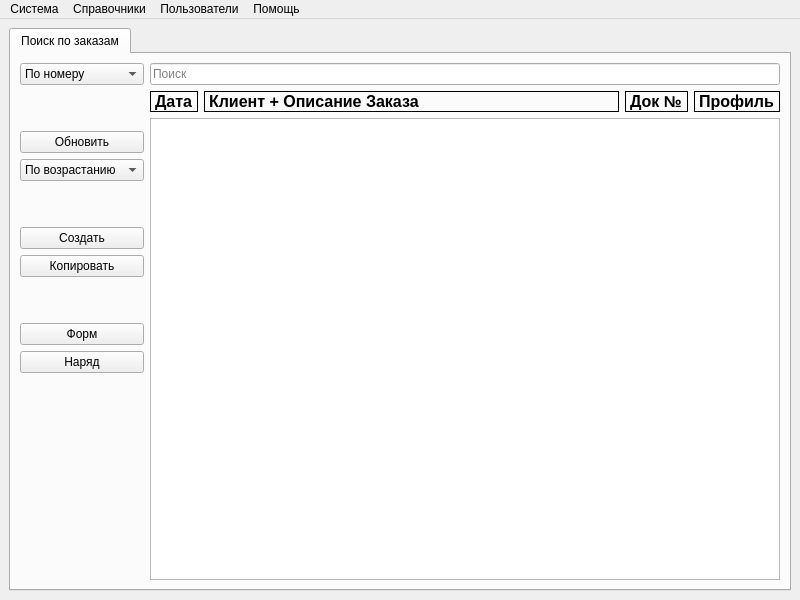
<?xml version="1.0" encoding="UTF-8"?>
<ui version="4.0">
 <class>MainWindow</class>
 <widget class="QMainWindow" name="MainWindow">
  <property name="geometry">
   <rect>
    <x>0</x>
    <y>0</y>
    <width>800</width>
    <height>600</height>
   </rect>
  </property>
  <property name="windowTitle">
   <string>Coupe</string>
  </property>
  <widget class="QWidget" name="centralwidget">
   <layout class="QHBoxLayout" name="horizontalLayout">
    <item>
     <widget class="QTabWidget" name="tabWidget">
      <property name="currentIndex">
       <number>0</number>
      </property>
      <widget class="QWidget" name="tab">
       <attribute name="title">
        <string>Поиск по заказам</string>
       </attribute>
       <layout class="QGridLayout" name="gridLayout_2">
        <item row="1" column="1">
         <layout class="QHBoxLayout" name="horizontalLayout_2">
          <item>
           <widget class="QLabel" name="label">
            <property name="sizePolicy">
             <sizepolicy hsizetype="Preferred" vsizetype="Fixed">
              <horstretch>0</horstretch>
              <verstretch>0</verstretch>
             </sizepolicy>
            </property>
            <property name="font">
             <font>
              <pointsize>12</pointsize>
              <bold>true</bold>
             </font>
            </property>
            <property name="frameShape">
             <enum>QFrame::Panel</enum>
            </property>
            <property name="midLineWidth">
             <number>0</number>
            </property>
            <property name="text">
             <string>Дата</string>
            </property>
            <property name="alignment">
             <set>Qt::AlignLeading|Qt::AlignLeft|Qt::AlignVCenter</set>
            </property>
           </widget>
          </item>
          <item>
           <widget class="QLabel" name="label_2">
            <property name="sizePolicy">
             <sizepolicy hsizetype="Expanding" vsizetype="Fixed">
              <horstretch>0</horstretch>
              <verstretch>0</verstretch>
             </sizepolicy>
            </property>
            <property name="font">
             <font>
              <pointsize>12</pointsize>
              <bold>true</bold>
             </font>
            </property>
            <property name="frameShape">
             <enum>QFrame::Panel</enum>
            </property>
            <property name="midLineWidth">
             <number>0</number>
            </property>
            <property name="text">
             <string>Клиент + Описание Заказа</string>
            </property>
            <property name="alignment">
             <set>Qt::AlignLeading|Qt::AlignLeft|Qt::AlignVCenter</set>
            </property>
           </widget>
          </item>
          <item>
           <widget class="QLabel" name="label_3">
            <property name="sizePolicy">
             <sizepolicy hsizetype="Preferred" vsizetype="Fixed">
              <horstretch>0</horstretch>
              <verstretch>0</verstretch>
             </sizepolicy>
            </property>
            <property name="font">
             <font>
              <pointsize>12</pointsize>
              <bold>true</bold>
             </font>
            </property>
            <property name="frameShape">
             <enum>QFrame::Panel</enum>
            </property>
            <property name="midLineWidth">
             <number>0</number>
            </property>
            <property name="text">
             <string>Док №</string>
            </property>
            <property name="alignment">
             <set>Qt::AlignLeading|Qt::AlignLeft|Qt::AlignVCenter</set>
            </property>
           </widget>
          </item>
          <item>
           <widget class="QLabel" name="label_4">
            <property name="sizePolicy">
             <sizepolicy hsizetype="Preferred" vsizetype="Fixed">
              <horstretch>0</horstretch>
              <verstretch>0</verstretch>
             </sizepolicy>
            </property>
            <property name="font">
             <font>
              <pointsize>12</pointsize>
              <bold>true</bold>
             </font>
            </property>
            <property name="frameShape">
             <enum>QFrame::Panel</enum>
            </property>
            <property name="midLineWidth">
             <number>0</number>
            </property>
            <property name="text">
             <string>Профиль</string>
            </property>
            <property name="alignment">
             <set>Qt::AlignLeading|Qt::AlignLeft|Qt::AlignVCenter</set>
            </property>
           </widget>
          </item>
         </layout>
        </item>
        <item row="1" column="0" rowspan="2">
         <layout class="QVBoxLayout" name="verticalLayout">
          <item>
           <spacer name="verticalSpacer">
            <property name="orientation">
             <enum>Qt::Vertical</enum>
            </property>
            <property name="sizeType">
             <enum>QSizePolicy::Preferred</enum>
            </property>
            <property name="sizeHint" stdset="0">
             <size>
              <width>20</width>
              <height>40</height>
             </size>
            </property>
           </spacer>
          </item>
          <item>
           <widget class="QPushButton" name="btn_update">
            <property name="text">
             <string>Обновить</string>
            </property>
           </widget>
          </item>
          <item>
           <widget class="QComboBox" name="comboBox_2">
            <item>
             <property name="text">
              <string>По возрастанию</string>
             </property>
            </item>
            <item>
             <property name="text">
              <string>По убывавнию</string>
             </property>
            </item>
           </widget>
          </item>
          <item>
           <spacer name="verticalSpacer_4">
            <property name="orientation">
             <enum>Qt::Vertical</enum>
            </property>
            <property name="sizeType">
             <enum>QSizePolicy::Preferred</enum>
            </property>
            <property name="sizeHint" stdset="0">
             <size>
              <width>20</width>
              <height>40</height>
             </size>
            </property>
           </spacer>
          </item>
          <item>
           <widget class="QPushButton" name="btn_create">
            <property name="text">
             <string>Создать</string>
            </property>
           </widget>
          </item>
          <item>
           <widget class="QPushButton" name="pushButton_5">
            <property name="text">
             <string>Копировать</string>
            </property>
           </widget>
          </item>
          <item>
           <spacer name="verticalSpacer_2">
            <property name="orientation">
             <enum>Qt::Vertical</enum>
            </property>
            <property name="sizeType">
             <enum>QSizePolicy::Preferred</enum>
            </property>
            <property name="sizeHint" stdset="0">
             <size>
              <width>20</width>
              <height>40</height>
             </size>
            </property>
           </spacer>
          </item>
          <item>
           <widget class="QPushButton" name="btn_form">
            <property name="text">
             <string>Форм</string>
            </property>
           </widget>
          </item>
          <item>
           <widget class="QPushButton" name="pushButton_2">
            <property name="text">
             <string>Наряд</string>
            </property>
           </widget>
          </item>
          <item>
           <spacer name="verticalSpacer_3">
            <property name="orientation">
             <enum>Qt::Vertical</enum>
            </property>
            <property name="sizeHint" stdset="0">
             <size>
              <width>20</width>
              <height>40</height>
             </size>
            </property>
           </spacer>
          </item>
         </layout>
        </item>
        <item row="0" column="1">
         <widget class="QLineEdit" name="lineEdit">
          <property name="inputMask">
           <string/>
          </property>
          <property name="placeholderText">
           <string>Поиск</string>
          </property>
         </widget>
        </item>
        <item row="2" column="1">
         <widget class="QListWidget" name="listWidget">
          <property name="font">
           <font>
            <pointsize>14</pointsize>
           </font>
          </property>
         </widget>
        </item>
        <item row="0" column="0">
         <widget class="QComboBox" name="comboBox">
          <item>
           <property name="text">
            <string>По номеру</string>
           </property>
          </item>
          <item>
           <property name="text">
            <string>По клиенту</string>
           </property>
          </item>
         </widget>
        </item>
       </layout>
      </widget>
     </widget>
    </item>
   </layout>
  </widget>
  <widget class="QMenuBar" name="menuBar">
   <property name="geometry">
    <rect>
     <x>0</x>
     <y>0</y>
     <width>800</width>
     <height>22</height>
    </rect>
   </property>
   <widget class="QMenu" name="menu">
    <property name="title">
     <string>Система</string>
    </property>
   </widget>
   <widget class="QMenu" name="menu_2">
    <property name="title">
     <string>Справочники</string>
    </property>
   </widget>
   <widget class="QMenu" name="menu_3">
    <property name="title">
     <string>Пользователи</string>
    </property>
   </widget>
   <widget class="QMenu" name="menu_4">
    <property name="title">
     <string>Помощь</string>
    </property>
   </widget>
   <addaction name="menu"/>
   <addaction name="menu_2"/>
   <addaction name="menu_3"/>
   <addaction name="menu_4"/>
  </widget>
 </widget>
 <resources/>
 <connections/>
</ui>
